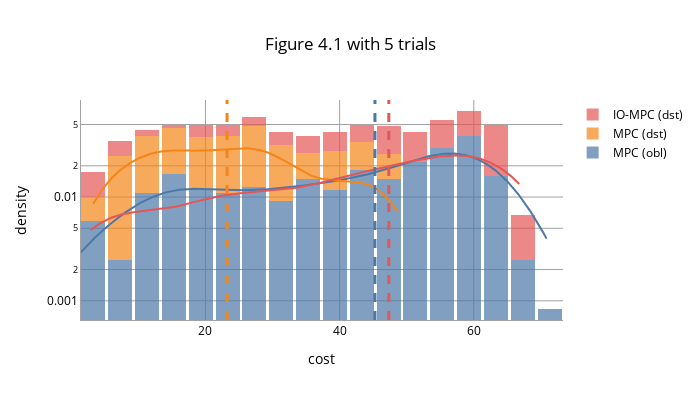

Write notebook code for a chart like this one.
### Markdown cell above
Plot the cost distributions.

### Code cell
mpc_obl_costs = [transition.cost for transition in chain(*mpc_obl_trajectories)]
mpc_dst_costs = [transition.cost for transition in chain(*mpc_dst_trajectories)]
io_mpc_dst_costs = [transition.cost for transition in chain(*io_mpc_dst_trajectories)]

fig = make_figure({
    "MPC (obl)": mpc_obl_costs,
    "MPC (dst)": mpc_dst_costs,
    "IO-MPC (dst)": io_mpc_dst_costs,
    },
    title=f"Figure 4.1 with {len(mpc_dst_trajectories)} trials",
)

### Figure 1 — Plotly figure (JSON) as saved in the notebook; plotly's stock layout.template omitted (floating-point values rounded to 4 significant figures; data arrays with more than 128 entries replaced by an {"elided": "..."} marker saying what was removed)
{"data": [{"autobinx": false, "histnorm": "probability density", "legendgroup": "MPC (obl)", "marker": {"color": "#4C78A8"}, "name": "MPC (obl)", "opacity": 0.7, "type": "histogram", "x": {"elided": "300 float values"}, "xaxis": "x", "xbins": {"end": 70.99, "size": 4, "start": 1.298}, "yaxis": "y"}, {"autobinx": false, "histnorm": "probability density", "legendgroup": "MPC (dst)", "marker": {"color": "#F58518"}, "name": "MPC (dst)", "opacity": 0.7, "type": "histogram", "x": {"elided": "300 float values"}, "xaxis": "x", "xbins": {"end": 48.77, "size": 4, "start": 3.269}, "yaxis": "y"}, {"autobinx": false, "histnorm": "probability density", "legendgroup": "IO-MPC (dst)", "marker": {"color": "#E45756"}, "name": "IO-MPC (dst)", "opacity": 0.7, "type": "histogram", "x": {"elided": "300 float values"}, "xaxis": "x", "xbins": {"end": 66.9, "size": 4, "start": 2.87}, "yaxis": "y"}, {"legendgroup": "MPC (obl)", "marker": {"color": "#4C78A8"}, "mode": "lines", "name": "MPC (obl)", "showlegend": false, "type": "scatter", "x": {"elided": "500 float values"}, "xaxis": "x", "y": {"elided": "500 float values"}, "yaxis": "y"}, {"legendgroup": "MPC (dst)", "marker": {"color": "#F58518"}, "mode": "lines", "name": "MPC (dst)", "showlegend": false, "type": "scatter", "x": {"elided": "500 float values"}, "xaxis": "x", "y": {"elided": "500 float values"}, "yaxis": "y"}, {"legendgroup": "IO-MPC (dst)", "marker": {"color": "#E45756"}, "mode": "lines", "name": "IO-MPC (dst)", "showlegend": false, "type": "scatter", "x": {"elided": "500 float values"}, "xaxis": "x", "y": {"elided": "500 float values"}, "yaxis": "y"}], "layout": {"bargap": 0.1, "barmode": "stack", "font": {"color": "Black", "size": 12}, "height": 400, "hovermode": "closest", "legend": {"traceorder": "reversed"}, "shapes": [{"line": {"color": "#4C78A8", "dash": "dash", "width": 3}, "type": "line", "x0": 45.27, "x1": 45.27, "xref": "x", "y0": 0, "y1": 1, "yref": "y domain"}, {"line": {"color": "#F58518", "dash": "dash", "width": 3}, "type": "line", "x0": 23.22, "x1": 23.22, "xref": "x", "y0": 0, "y1": 1, "yref": "y domain"}, {"line": {"color": "#E45756", "dash": "dash", "width": 3}, "type": "line", "x0": 47.33, "x1": 47.33, "xref": "x", "y0": 0, "y1": 1, "yref": "y domain"}], "title": {"text": "Figure 4.1 with 5 trials", "x": 0.5}, "width": 700, "xaxis": {"anchor": "y2", "domain": [0, 1], "gridcolor": "#a2a2a2", "linecolor": "#a2a2a2", "linewidth": 1, "showgrid": true, "showline": true, "title": {"text": "cost"}, "zeroline": false}, "yaxis": {"anchor": "free", "domain": [0, 1], "gridcolor": "#a2a2a2", "linecolor": "#a2a2a2", "linewidth": 1, "position": 0, "showgrid": true, "showline": true, "title": {"text": "density"}, "type": "log"}}}
